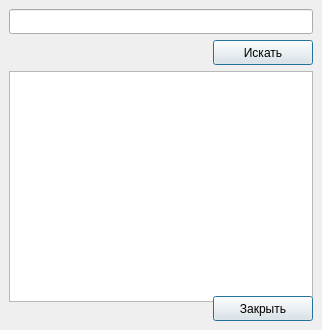
<?xml version="1.0" encoding="UTF-8"?>
<ui version="4.0">
 <class>Search_Window</class>
 <widget class="QMainWindow" name="Search_Window">
  <property name="geometry">
   <rect>
    <x>0</x>
    <y>0</y>
    <width>322</width>
    <height>330</height>
   </rect>
  </property>
  <property name="minimumSize">
   <size>
    <width>322</width>
    <height>330</height>
   </size>
  </property>
  <property name="windowTitle">
   <string>Поиск</string>
  </property>
  <widget class="QWidget" name="centralwidget">
   <property name="minimumSize">
    <size>
     <width>322</width>
     <height>330</height>
    </size>
   </property>
   <layout class="QGridLayout" name="gridLayout">
    <item row="0" column="0">
     <widget class="QLineEdit" name="search_line">
      <property name="minimumSize">
       <size>
        <width>100</width>
        <height>25</height>
       </size>
      </property>
      <property name="maximumSize">
       <size>
        <width>16777215</width>
        <height>25</height>
       </size>
      </property>
      <property name="text">
       <string/>
      </property>
      <property name="alignment">
       <set>Qt::AlignRight|Qt::AlignTrailing|Qt::AlignVCenter</set>
      </property>
     </widget>
    </item>
    <item row="1" column="0">
     <layout class="QHBoxLayout" name="horizontalLayout">
      <item>
       <spacer name="horizontalSpacer">
        <property name="orientation">
         <enum>Qt::Horizontal</enum>
        </property>
        <property name="sizeHint" stdset="0">
         <size>
          <width>40</width>
          <height>20</height>
         </size>
        </property>
       </spacer>
      </item>
      <item>
       <widget class="QPushButton" name="searchbut">
        <property name="sizePolicy">
         <sizepolicy hsizetype="Fixed" vsizetype="Fixed">
          <horstretch>0</horstretch>
          <verstretch>0</verstretch>
         </sizepolicy>
        </property>
        <property name="minimumSize">
         <size>
          <width>100</width>
          <height>25</height>
         </size>
        </property>
        <property name="maximumSize">
         <size>
          <width>100</width>
          <height>25</height>
         </size>
        </property>
        <property name="text">
         <string>Искать</string>
        </property>
        <property name="default">
         <bool>true</bool>
        </property>
       </widget>
      </item>
     </layout>
    </item>
    <item row="2" column="0">
     <widget class="QTextBrowser" name="search_box">
      <property name="minimumSize">
       <size>
        <width>301</width>
        <height>231</height>
       </size>
      </property>
     </widget>
    </item>
    <item row="3" column="0">
     <layout class="QHBoxLayout" name="horizontalLayout_2">
      <item>
       <spacer name="horizontalSpacer_2">
        <property name="orientation">
         <enum>Qt::Horizontal</enum>
        </property>
        <property name="sizeHint" stdset="0">
         <size>
          <width>40</width>
          <height>20</height>
         </size>
        </property>
       </spacer>
      </item>
      <item>
       <widget class="QPushButton" name="exitbut">
        <property name="sizePolicy">
         <sizepolicy hsizetype="Fixed" vsizetype="Fixed">
          <horstretch>0</horstretch>
          <verstretch>0</verstretch>
         </sizepolicy>
        </property>
        <property name="minimumSize">
         <size>
          <width>100</width>
          <height>25</height>
         </size>
        </property>
        <property name="maximumSize">
         <size>
          <width>100</width>
          <height>25</height>
         </size>
        </property>
        <property name="text">
         <string>Закрыть</string>
        </property>
        <property name="default">
         <bool>true</bool>
        </property>
       </widget>
      </item>
     </layout>
    </item>
   </layout>
  </widget>
 </widget>
 <tabstops>
  <tabstop>search_line</tabstop>
  <tabstop>search_box</tabstop>
 </tabstops>
 <resources/>
 <connections/>
</ui>
